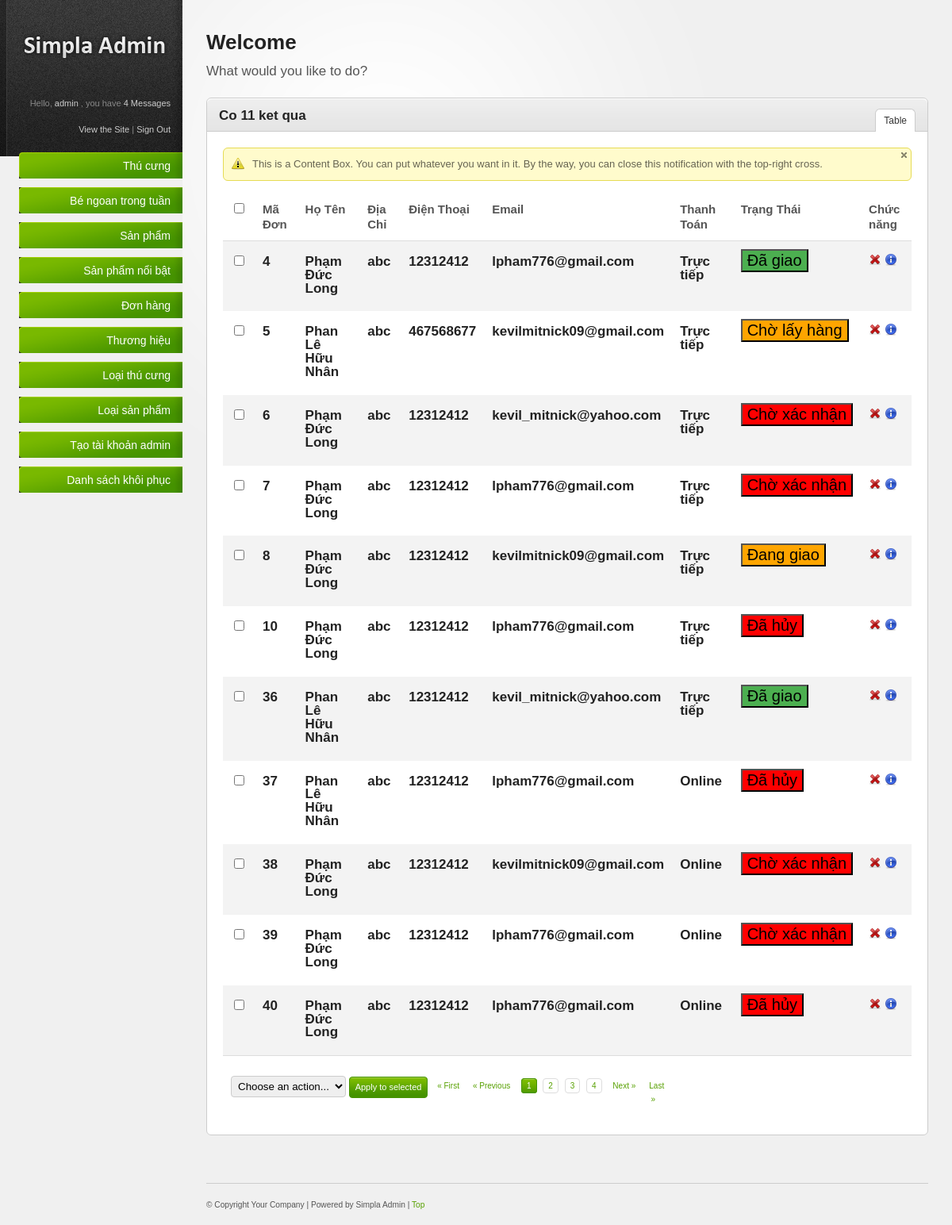
The page /admin/donhang.php (signed in) on the database its author committed.
### tables this page shows
CREATE TABLE `donhang` (
  `madon` int(15) NOT NULL AUTO_INCREMENT,
  `username` varchar(30) NOT NULL,
  `hoten` varchar(50) DEFAULT NULL,
  `diachi` varchar(100) DEFAULT NULL,
  `dienthoai` int(10) DEFAULT NULL,
  `email` varchar(50) DEFAULT NULL,
  `pttt` tinyint(1) NOT NULL DEFAULT '0' COMMENT '0:tien mat,1:online',
  `trangthai` tinyint(1) NOT NULL DEFAULT '0' COMMENT '0:chờ xác nhận,1:chờ lấy hàng,2:đang giao,3:đã giao,4:đã hủy',
  `thanhtien` int(25) NOT NULL DEFAULT '0',
  PRIMARY KEY (`madon`)
);

### admin/pages/content_box_donhang.php (the view, shortened to what this page needs)
<?php
$sql='select * from donhang';
$objStatament = $objPDO->prepare($sql);
$objStatament->execute();
$n = $objStatament->rowCount();
$data = $objStatament->fetchAll(PDO::FETCH_OBJ);
?>
<div class="content-box-header">
    <h3>Co <?php echo $n ?> ket qua</h3>
    <ul class="content-box-tabs">
        <li><a href="#tab1" class="default-tab">Table</a></li>
    </ul>
</div>
<div class="content-box-content">
    <div class="tab-content default-tab" id="tab1">
        <div class="notification attention png_bg">
            <a href="#" class="close"><img src="resources/images/icons/cross_grey_small.png" title="Close this notification" alt="close" /></a>
            <div>
                This is a Content Box. You can put whatever you want in it. By the way, you can close this notification with the top-right cross.
            </div>
        </div>
        <table>
            <thead>
                <tr>
                    <th><input class="check-all" type="checkbox" /></th>
                    <th>Mã Đơn</th>
                    <th>Họ Tên</th>
                    <th>Địa Chỉ</th>
                    <th>Điện Thoại</th>
                    <th>Email</th>
                    <th>Thanh Toán</th>
                    <th>Trạng Thái</th>
                    <th>Chức năng</th>
                </tr>
            </thead>
            <tfoot>
                <tr>
                    <td colspan="6">
                        <div class="bulk-actions align-left">
                            <select name="dropdown">
                                <option value="option1">Choose an action...</option>
                            </select>
                            <a class="button" href="#">Apply to selected</a>
                        </div>
                        <div class="pagination">
                            <a href="#" title="First Page">&laquo; First</a><a href="#" title="Previous Page">&laquo; Previous</a>
                            <a href="#" class="number  current" title="1">1</a>
                            <a href="#" class="number" title="2">2</a>
                            <a href="#" class="number" title="3">3</a>
                            <a href="#" class="number" title="4">4</a>
                            <a href="#" title="Next Page">Next &raquo;</a><a href="#" title="Last Page">Last &raquo;</a>
                        </div>
                    </td>
                </tr>
            </tfoot>
            <tbody>
                <?php
                foreach($data as $dh)
                {
                    ?>
                     <tr>
                    <td><input type="checkbox" name="check-box" /></td>
                    <td><h3><?php echo $dh->madon ?><h3></td>
                    <td><h3><?php echo $dh->hoten ?></h3></td>
                    <td><h3><?php echo $dh->diachi ?></h3></td>
                    <td><h3><?php echo $dh->dienthoai ?></h3></td>
                    <td><h3><?php echo $dh->email ?></h3></td>
                    <td><h3><?php if($dh->pttt == 0){echo "Trực tiếp";} else{echo "Online";} ?></h3></td>
                    <td>
                        <form method="post" action="update_donhang.php">
                            <?php if($dh->trangthai == 0)
                            {
                                ?>
                                <input type="submit" style="background-color: #FF0000;font-size: 20px;" onclick="return confirm('Bạn có chắc muốn đổi không?')" name="sm"
                                value="<?php echo "Chờ xác nhận";?>"
                                <?php
                            }
                            else if($dh->trangthai == 1)
                            {
                                ?>
                                <input type="submit" style="background-color: #FFA500;font-size: 20px;" onclick="return confirm('Bạn có chắc muốn đổi không?')" name="sm"
                                value="<?php echo "Chờ lấy hàng";?>"
                                <?php
                            }
                            else if($dh->trangthai == 2)
                            {
                                ?>
                                <input type="submit" style="background-color: #FFA500;font-size: 20px;" onclick="return confirm('Bạn có chắc muốn đổi không?')" name="sm"
                                value="<?php echo "Đang giao";?>"
                                <?php
                            }
                            else if($dh->trangthai == 3)
                            {
                                ?>
                                <input type="submit" style="background-color: #4CAF50;font-size: 20px;" onclick="return confirm('Bạn có chắc muốn đổi không?')" name="sm"
                                value="<?php echo "Đã giao";?>"
                                <?php
                            }
                            else if($dh->trangthai == 4)
                            {
                                ?>
                                <input type="submit" style="background-color: #FF0000;font-size: 20px;"  name="sm" value="<?php echo "Đã hủy";?>"
                                <?php
                            }
                            ?>">
                        </form>
                    </td>
                    <td>
                            <a href="huydonhang.php?madon=<?php echo $dh->madon ?>&tt=<?php echo $dh->trangthai ?>"
                            onclick="return confirm('Bạn muốn hủy đơn hàng có mã là <?php echo $dh->madon ?> ?')"
                            title="Hủy đơn"><img src="resources/images/icons/cross.png" alt="Hủy đơn" /></a>
                            <a href="thongtindonhang.php?madon=<?php echo $dh->madon ?>"
                            title="Thông tin đơn hàng"><img src="resources/images/icons/information.png" alt="Thông tin đơn hàng" /></a>
                    </td>
                </tr>
                    <?php
                }
                ?>
            </tbody>
        </table>
    </div>
</div>

### admin/resources/css/style.css (style rules this page uses)
html { font-size: 100%; height: 100%; margin-bottom: 1px; }
body { font-family: Arial, Helvetica, sans-serif; color: #555; background: #f0f0f0 url('../images/bg_login.html') top left repeat-y; font-size: 12px; }
h1, h2, h3, h4, h5, h6 { font-family: Helvetica, Arial, sans-serif; color: #222; font-weight: bold; }
h3 { font-size: 17px; padding: 0 0 10px 0; }
a { color: #57a000; text-decoration: none; }
.align-left { float: left; }
.button { font-family: Verdana, Arial, sans-serif; display: inline-block; background: #459300 url('../images/bg-button-green.gif') top left repeat-x !important; border: 1px solid #459300 !important; padding: 4px 7px 4px 7px !important; color: #fff !important; font-size: 11px !important; cursor: pointer; }
#main-content ul, #main-content ol { padding: 10px 0; }
#main-content ul li { background: url('../images/icons/bullet_black.png') center left no-repeat; padding: 4px 0 4px 20px; }
.content-box-header { background: #e5e5e5 url('../images/bg-content-box.gif') top left repeat-x; margin-top: 1px; height: 40px; }
.content-box-header h3 { padding: 12px 15px 10px; float: left; }
ul.content-box-tabs { float: right; padding: 12px 15px 0 0 !important; margin: 0 !important; }
ul.content-box-tabs li { float: left; margin: 0; padding: 0 !important; background-image: none !important; }
ul.content-box-tabs li a { color: #333; padding: 8px 10px; display: block; margin: 1px; border-bottom: 0; }
ul.content-box-tabs li a.current { background: #fff; border: 1px solid #ccc; border-bottom: 0; margin: 0; }
.content-box-content { padding: 20px; font-size: 13px; border-top: 1px solid #ccc; }
#main-content table { width: 100%; border-collapse: collapse; }
#main-content table thead th { font-weight: bold; font-size: 15px; border-bottom: 1px solid #ddd; }
#main-content tbody { border-bottom: 1px solid #ddd; }
#main-content tbody tr { background: #fff; }
#main-content tbody tr.alt-row { background: #f3f3f3; }
#main-content table td, #main-content table th { padding: 10px; line-height: 1.3em; }
#main-content table tfoot td .bulk-actions { padding: 15px 0 5px 0; }
#main-content table tfoot td .bulk-actions select { padding: 4px; border: 1px solid #ccc; }
#main-content .pagination { text-align: right; padding: 20px 0 5px 0; font-family: Verdana, Arial, Helvetica, sans-serif; font-size: 10px; }
.pagination a { margin: 0 5px 0 0; padding: 3px 6px; }
.pagination a.number { border: 1px solid #ddd; }
.pagination a.current { background: #469400 url('../images/bg-button-green.gif') top left repeat-x !important; border-color: #459300 !important; color: #fff !important; }
.notification { position: relative; margin: 0 0 15px 0; padding: 0; border: 1px solid; background-position: 10px 11px !important; background-repeat: no-repeat !important; font-size: 13px; width: 99.8%; }
.attention { background: #fffbcc url('../images/icons/exclamation.png') 10px 11px no-repeat; border-color: #e6db55; color: #666452; }
.notification div { display:block; font-style:normal; padding: 10px 10px 10px 36px; line-height: 1.5em; }
.notification .close { color:#990000; font-size:9px; position:absolute; right:5px; top:5px; }

### admin/resources/css/invalid.css (style rules this page uses)
.button, #main-content table tfoot td .bulk-actions select, .pagination a.number, form input.text-input, form textarea, form .wysiwyg, form select, .dp-popup { -moz-border-radius: 4px; -webkit-border-radius: 4px; border-radius: 4px; }
.content-box, .content-box-header, ul.content-box-tabs li a.current, .shortcut-button, .notification { -moz-border-radius: 6px; -webkit-border-radius: 6px; border-radius: 6px; }
.content-box-header { -moz-border-radius-bottomleft: 0; -moz-border-radius-bottomright: 0; -webkit-border-bottom-left-radius: 0; -webkit-border-bottom-right-radius: 0; border-bottom-left-radius: 0; border-bottom-right-radius: 0; }
ul.content-box-tabs li a.current { -moz-border-radius-bottomleft: 0; -moz-border-radius-bottomright: 0; -webkit-border-bottom-left-radius: 0; -webkit-border-bottom-right-radius: 0; border-bottom-left-radius: 0; border-bottom-right-radius: 0; }

### rows shown on the page
donhang: madon "4", hoten "Phạm Đức Long", diachi "abc", dienthoai "12312412", email "lpham776@gmail.com", pttt "Trực tiếp"
donhang: madon "5", hoten "Phan Lê Hữu Nhân", diachi "abc", dienthoai "467568677", email "kevilmitnick09@gmail.com", pttt "Trực tiếp"
donhang: madon "6", hoten "Phạm Đức Long", diachi "abc", dienthoai "12312412", email "kevil_mitnick@yahoo.com", pttt "Trực tiếp"
donhang: madon "7", hoten "Phạm Đức Long", diachi "abc", dienthoai "12312412", email "lpham776@gmail.com", pttt "Trực tiếp"
donhang: madon "8", hoten "Phạm Đức Long", diachi "abc", dienthoai "12312412", email "kevilmitnick09@gmail.com", pttt "Trực tiếp"
donhang: madon "10", hoten "Phạm Đức Long", diachi "abc", dienthoai "12312412", email "lpham776@gmail.com", pttt "Trực tiếp"
donhang: madon "36", hoten "Phan Lê Hữu Nhân", diachi "abc", dienthoai "12312412", email "kevil_mitnick@yahoo.com", pttt "Trực tiếp"
donhang: madon "37", hoten "Phan Lê Hữu Nhân", diachi "abc", dienthoai "12312412", email "lpham776@gmail.com", pttt "Online"
donhang: madon "38", hoten "Phạm Đức Long", diachi "abc", dienthoai "12312412", email "kevilmitnick09@gmail.com", pttt "Online"
donhang: madon "39", hoten "Phạm Đức Long", diachi "abc", dienthoai "12312412", email "lpham776@gmail.com", pttt "Online"
donhang: madon "40", hoten "Phạm Đức Long", diachi "abc", dienthoai "12312412", email "lpham776@gmail.com", pttt "Online"

### other values the page prints
$a->username "admin"
$n "4"
$n "11"
